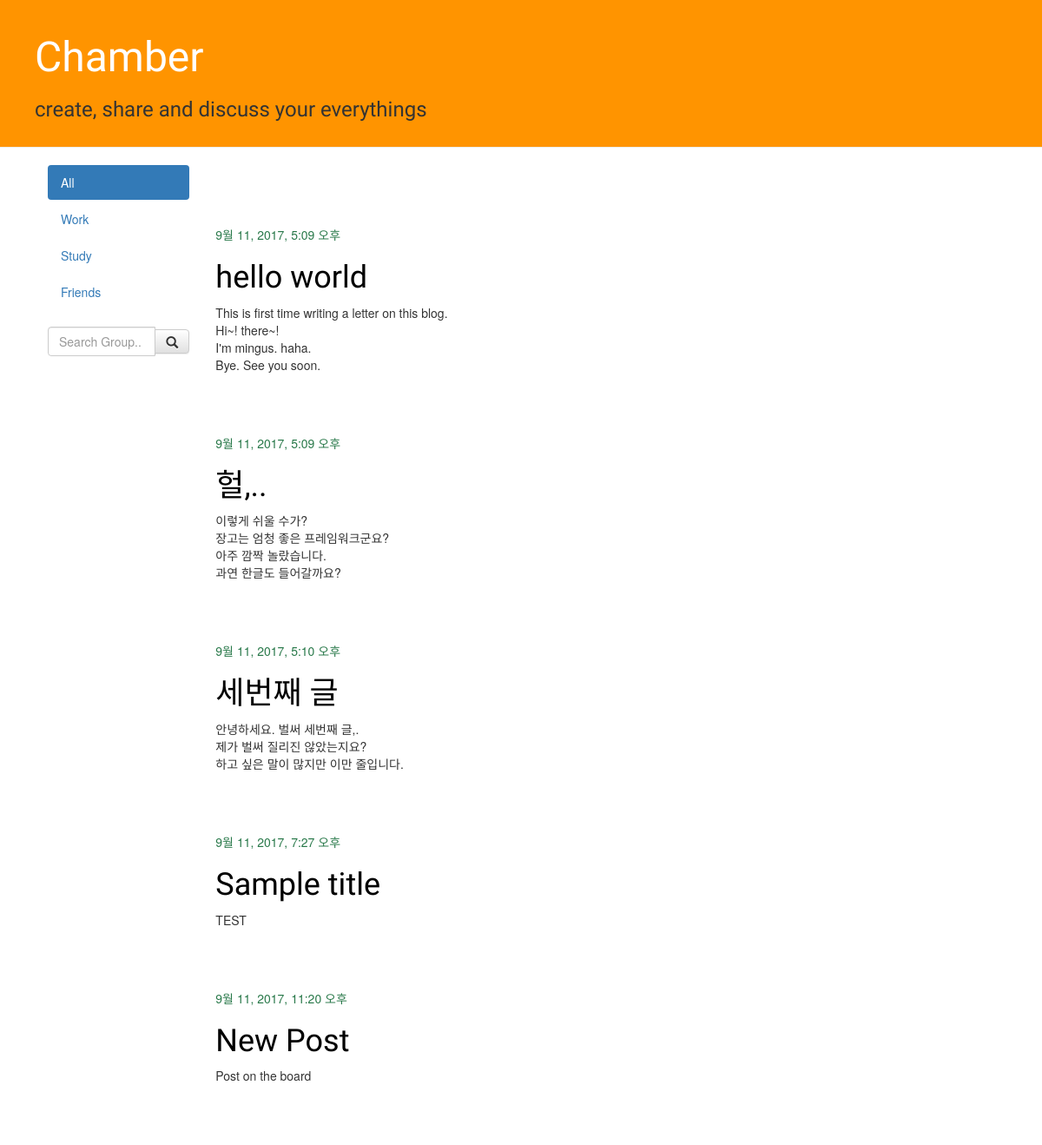
Page /post/ on the committed database.
### blog/models.py (models this page shows, shortened)
class Post(models.Model):
    author = models.ForeignKey('auth.User')
    title = models.CharField(max_length=200)
    text = models.TextField()
    created_date = models.DateTimeField(
        default=timezone.now)
    published_date = models.DateTimeField(
        blank = True, null=True)

### blog/views.py (the view)
# urls.py: url(r'^post/$', views.post_list, name ='post_list'),
def post_list(request):
    posts = Post.objects.filter(published_date__lte = timezone.now()).order_by('published_date')
    return render(request, 'blog/post_list.html', {'posts': posts})

### blog/templates/blog/post_list.html (shortened to what this page needs)
{% extends 'blog/base.html' %}
{% block content %}
{% for post in posts %}
    <div class="post">
        <div class="date">
            {{ post.published_date }}
        </div>
        <h1><a href="{% url 'post_detail' pk=post.pk %}">{{ post.title }}</a></h1>
        <p>{{ post.text|linebreaksbr }}</p>
    </div>
{% endfor %}
{% endblock %}

### blog/static/css/blog.css (style rules this page uses)
h1, h2, h3, h4 { font-family: 'Asap Condensed', sans-serif; }
.date { color: #29794A; }
.post { margin-bottom: 70px; }
.post h1 a, .post h1 a:visited { color: #000000; }

### rows in the picture
Post: published_date "9월 11, 2017, 5:09 오후", title "hello world", text "This is first time writing a letter on this blog. Hi~! there~! I'm mingus. haha. Bye. See you soon."
Post: published_date "9월 11, 2017, 5:09 오후", title "헐,..", text "이렇게 쉬울 수가? 장고는 엄청 좋은 프레임워크군요? 아주 깜짝 놀랐습니다. 과연 한글도 들어갈까요?"
Post: published_date "9월 11, 2017, 5:10 오후", title "세번째 글", text "안녕하세요. 벌써 세번째 글,. 제가 벌써 질리진 않았는지요? 하고 싶은 말이 많지만 이만 줄입니다."
Post: published_date "9월 11, 2017, 7:27 오후", title "Sample title", text "TEST"
Post: published_date "9월 11, 2017, 11:20 오후", title "New Post", text "Post on the board"
